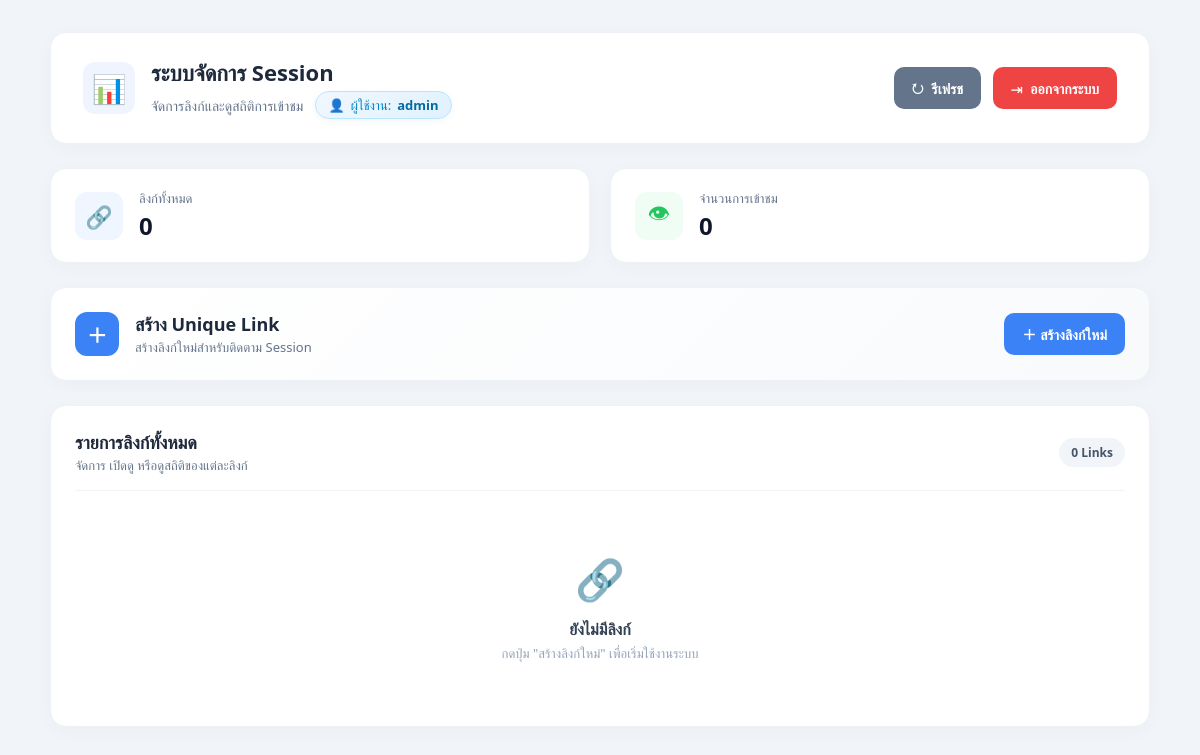
Before: /admin (signed in) with the older database file.
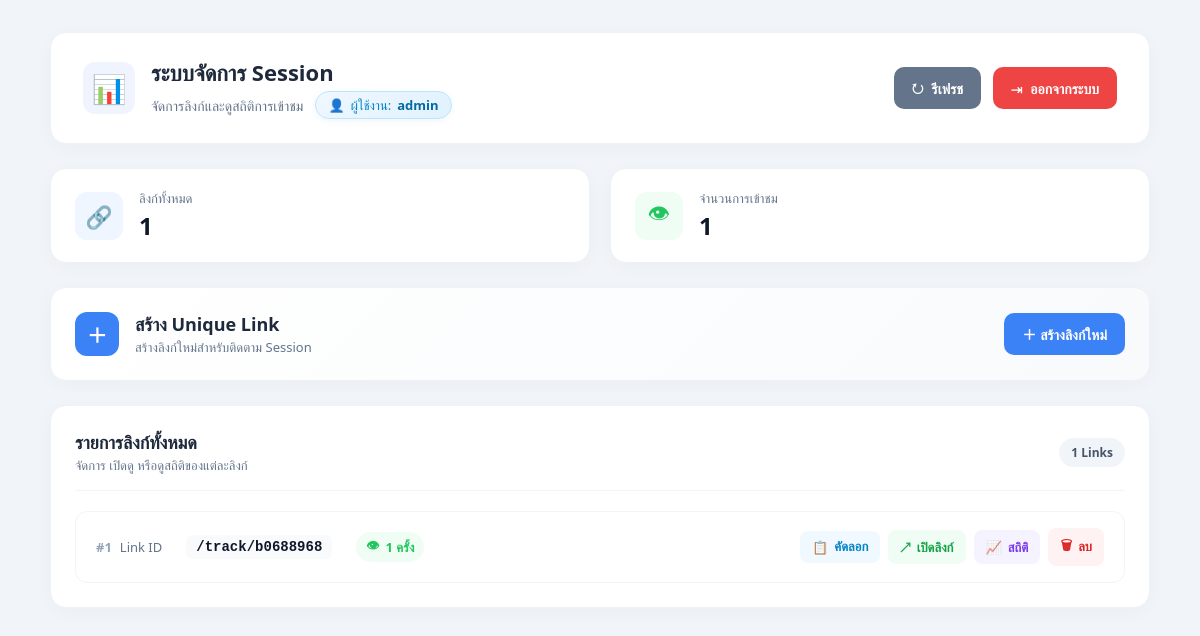
After: the same page with the newer database file.
### tables this page shows
CREATE TABLE links (
            id TEXT PRIMARY KEY
        );

### router.py (the view)
@router.route('/admin')
def admin_dashboard():
    if not session.get('admin_logged_in'):
        return redirect(url_for('router.admin_login'))
    links_data, total_visits = api.fetch_admin_dashboard_data()
    return render_template('admin.html', links_data=links_data, total_visits=total_visits, current_username=session.get('admin_username'))

### api.py (called while the page is built)
def get_db_connection():
    connection = sqlite3.connect(DATABASE_PATH)
    return connection

def fetch_admin_dashboard_data():
    connection = get_db_connection()
    cursor = connection.cursor()
    cursor.execute(
        """
        SELECT links.id, COUNT(visits.id)
        FROM links LEFT JOIN visits ON links.id = visits.link_id
        GROUP BY links.id ORDER BY links.id DESC
        """
    )
    links_data = cursor.fetchall()
    cursor.execute("SELECT COUNT(*) FROM visits")
    total_visits = cursor.fetchone()[0]
    connection.close()
    return links_data, total_visits

### templates/admin.html (shortened to what this page needs)
<!doctype html>
<html lang="th">
  <head>
    <link
      rel="stylesheet"
      href="{{ url_for('static', filename='css/common.css') }}"
    />
    <link
      rel="stylesheet"
      href="{{ url_for('static', filename='css/admin.css') }}"
    />
  </head>
  <body>
    <div class="container">
      <div class="admin-header">
        <div class="header-content">
          <div>
            <div class="header-title">
              <span class="header-icon">📊</span>
              <div>
                <h1>ระบบจัดการ Session</h1>
                <div class="header-subtitle-wrap">
                  <span>จัดการลิงก์และดูสถิติการเข้าชม</span>
                  {% if current_username %}
                  <div class="user-badge">
                    <span class="user-badge-icon">👤</span>
                    <span class="user-badge-label">ผู้ใช้งาน:</span>
                    <strong class="user-badge-name"
                      >{{ current_username }}</strong
                    >
                  </div>
                  {% endif %}
                </div>
              </div>
            </div>
          </div>
          <div class="header-actions">
            <a href="/admin" class="btn btn-refresh"> ↻ <span>รีเฟรช</span> </a>
            <a href="/logout" class="btn btn-danger">
              ⇥ <span>ออกจากระบบ</span>
            </a>
          </div>
        </div>
      </div>
      <div class="summary-grid">
        <div class="summary-card">
          <div class="summary-icon blue">🔗</div>
          <div>
            <div class="summary-label">ลิงก์ทั้งหมด</div>
            <div class="summary-value">{{ links_data|length }}</div>
          </div>
        </div>
        <div class="summary-card">
          <div class="summary-icon green">👁</div>
          <div>
            <div class="summary-label">จำนวนการเข้าชม</div>
            <div class="summary-value">{{ total_visits }}</div>
          </div>
        </div>
      </div>
      <div class="card create-card">
        <div class="create-content">
          <div class="create-info">
            <div class="create-icon">＋</div>
            <div>
              <h2>สร้าง Unique Link</h2>
              <p>สร้างลิงก์ใหม่สำหรับติดตาม Session</p>
            </div>
          </div>
          <form action="/api/create-link" method="post">
            <button type="submit" class="btn btn-primary create-button">
              ＋ สร้างลิงก์ใหม่
            </button>
          </form>
        </div>
      </div>
      <div class="card">
        <div class="section-header">
          <div>
            <h2>รายการลิงก์ทั้งหมด</h2>
            <p>จัดการ เปิดดู หรือดูสถิติของแต่ละลิงก์</p>
          </div>
          <div class="link-count">{{ links_data|length }} Links</div>
        </div>
        {% if links_data %}
        <div class="link-list">
          {% for item in links_data %} {% set link_id = item[0] %} {% set count
          = item[1] %}
          <div class="link-item">
            <div class="link-info">
              <div class="link-title">
                <span class="link-number"> #{{ loop.index }} </span>
                <span>Link ID</span>
              </div>
              <div class="link-url">/track/{{ link_id }}</div>
              <div class="visit-count">
                <span class="visit-icon">👁</span>
                {{ count }} ครั้ง
              </div>
            </div>
            <div class="link-actions">
              <button
                type="button"
                class="action-btn copy-btn"
                onclick="copyToClipboard('{{ request.host_url }}track/{{ link_id }}', this)"
              >
                <span>📋</span>
                <span>คัดลอก</span>
              </button>
              <a
                href="/track/{{ link_id }}"
                target="_blank"
                class="action-btn open-btn"
              >
                <span>↗</span>
                <span>เปิดลิงก์</span>
              </a>
              <a
                href="/admin/stats/{{ link_id }}"
                target="_blank"
                class="action-btn stats-btn"
              >
                <span>📈</span>
                <span>สถิติ</span>
              </a>
              <form
                action="/api/delete-link/{{ link_id }}"
                method="post"
                class="delete-form"
              >
                <button
                  type="submit"
                  class="action-btn delete-btn"
                  onclick="
                    return confirm(
                      'คุณแน่ใจหรือไม่ว่าต้องการลบลิงก์นี้? ข้อมูลสถิติทั้งหมดจะถูกลบไปด้วย',
                    );
                  "
                >
                  <span>🗑</span>
                  <span>ลบ</span>
                </button>
              </form>
            </div>
          </div>
          {% endfor %}
        </div>
        {% else %}
        <div class="empty-state">
          <div class="empty-icon">🔗</div>
          <h3>ยังไม่มีลิงก์</h3>
          <p>กดปุ่ม "สร้างลิงก์ใหม่" เพื่อเริ่มใช้งานระบบ</p>
        </div>
        {% endif %}
      </div>
    </div>
  </body>
</html>

### static/css/common.css (style rules this page uses)
:root { --primary-color: #2563eb; --primary-hover: #1d4ed8; --bg-color: #f1f5f9; --card-bg: #ffffff; --text-main: #0f172a; --text-muted: #64748b; --border-color: #e2e8f0; --success-color: #16a34a; --danger-color: #dc2626; --shadow: 0 4px 12px rgba(15, 23, 42, 0.06); }
* { box-sizing: border-box; }
html { width: 100%; overflow-x: hidden; }
body { width: 100%; min-height: 100vh; margin: 0; padding: 32px 20px; font-family: "Segoe UI", Tahoma, Geneva, Verdana, sans-serif; background: var(--bg-color); color: var(--text-main); overflow-x: hidden; }
.container { width: 100%; max-width: 1100px; margin: 0 auto; }
.btn { min-height: 42px; display: inline-flex; align-items: center; justify-content: center; gap: 7px; padding: 10px 16px; border: none; border-radius: 9px; font-size: 14px; font-weight: 600; text-decoration: none; cursor: pointer; transition: transform 0.15s ease, background 0.15s ease; }
.btn-primary { background: var(--primary-color); color: #ffffff; }
.btn-refresh { background: #64748b; color: #ffffff; }
.btn-danger { background: #ef4444; color: #ffffff; }
.card { width: 100%; background: var(--card-bg); border: 1px solid var(--border-color); border-radius: 16px; padding: 22px; margin-bottom: 20px; box-shadow: var(--shadow); }

Changed rows visible on the page:
added links: id "b0688968", count "1"
Other visible differences:
{{ links_data|length }}: "0" → "1"
{{ total_visits }}: "0" → "1"
text no longer shown: "🔗 ยังไม่มีลิงก์ กดปุ่ม \"สร้างลิงก์ใหม่\" เพื่อเริ่มใช้งานระบบ"
